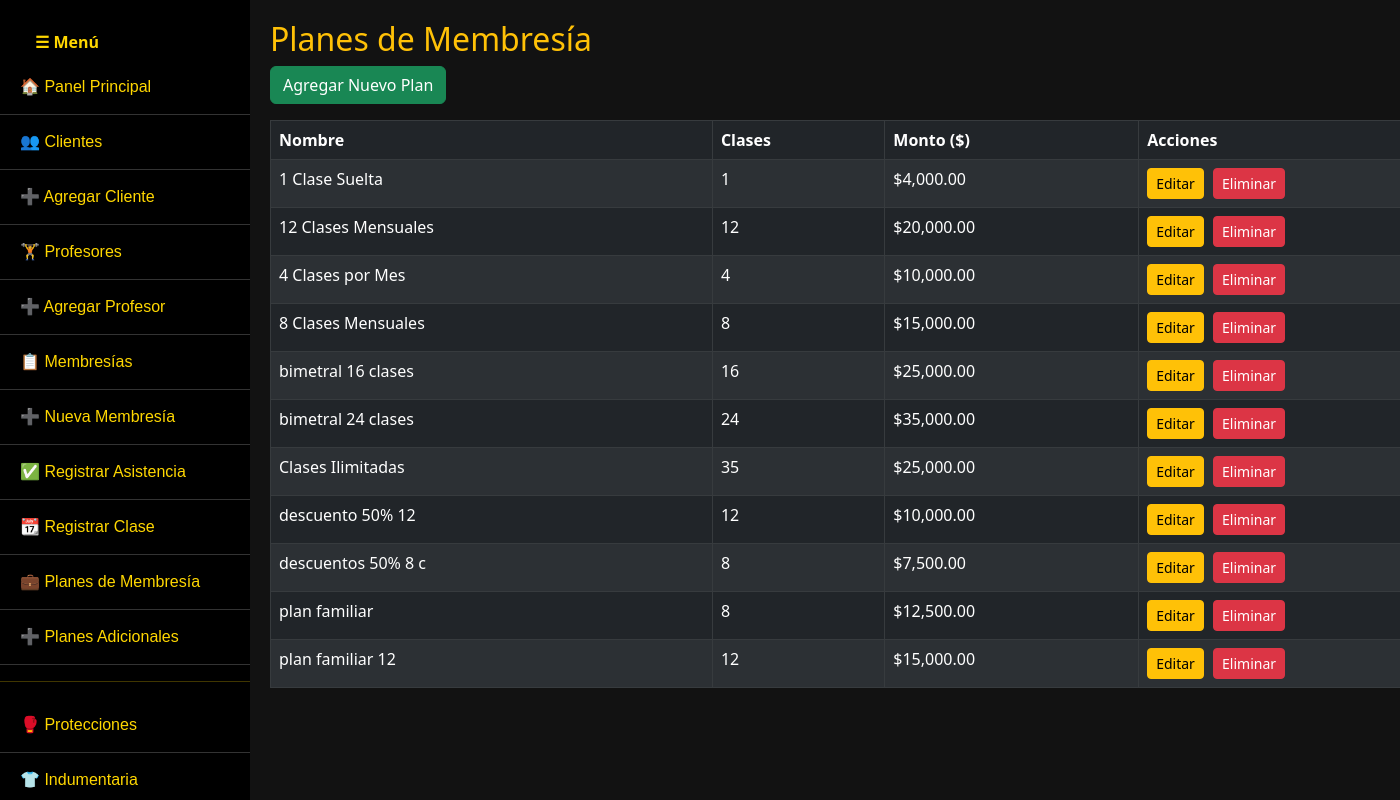
Page /planes.php on the committed database.
### tables this page shows
CREATE TABLE `tipos_membresia` (
  `id` int(11) NOT NULL,
  `nombre` varchar(100) NOT NULL,
  `cantidad_clases` int(11) DEFAULT NULL,
  `duracion_dias` int(11) DEFAULT 30,
  `precio` decimal(10,2) NOT NULL,
  `monto` decimal(10,2) NOT NULL DEFAULT 0.00,
  `clases` int(11) NOT NULL DEFAULT 0
);

### planes.php (the view, shortened to what this page needs)
<?php
include 'conexion.php';
include 'menu.php';
$planes = $conexion->query("SELECT * FROM tipos_membresia ORDER BY nombre");
?>
<!DOCTYPE html>
<html lang="es">
<head>
  <link href="https://cdn.jsdelivr.net/npm/bootstrap@5.3.0/dist/css/bootstrap.min.css" rel="stylesheet">
</head>
<body>
  <div class="container">
    <h2>Planes de Membresía</h2>
    <a href="agregar_plan.php" class="btn btn-success mb-3">Agregar Nuevo Plan</a>
    <table class="table table-dark table-striped table-bordered">
      <thead>
        <tr>
          <th>Nombre</th>
          <th>Clases</th>
          <th>Monto ($)</th>
          <th>Acciones</th>
        </tr>
      </thead>
      <tbody>
        <?php while($row = $planes->fetch_assoc()): ?>
          <tr>
            <td><?= htmlspecialchars($row['nombre']) ?></td>
            <td><?= htmlspecialchars($row['clases']) ?></td>
            <td>$<?= number_format($row['monto'], 2) ?></td>
            <td>
              <a href="editar_plan.php?id=<?= $row['id'] ?>" class="btn btn-warning btn-sm">Editar</a>
              <a href="planes.php?eliminar=<?= $row['id'] ?>" class="btn btn-danger btn-sm" onclick="return confirm('¿Eliminar este plan?')">Eliminar</a>
            </td>
          </tr>
        <?php endwhile; ?>
      </tbody>
    </table>
  </div>
</body>
</html>

### menu.php (style rules this page uses)
body { margin: 0; padding: 0; }

### planes.php (style rules this page uses)
body { background-color: #121212; color: #f1f1f1; }
.container { margin-left: 250px; padding: 20px; }
h2 { color: #ffc107; }
table { background: #1e1e1e; color: #fff; }
.btn { margin-right: 5px; }
.btn-warning { color: #000; }

### rows in the picture
tipos_membresia: nombre "1 Clase Suelta", clases "1", monto "4,000.00"
tipos_membresia: nombre "12 Clases Mensuales", clases "12", monto "20,000.00"
tipos_membresia: nombre "4 Clases por Mes", clases "4", monto "10,000.00"
tipos_membresia: nombre "8 Clases Mensuales", clases "8", monto "15,000.00"
tipos_membresia: nombre "bimetral 16 clases", clases "16", monto "25,000.00"
tipos_membresia: nombre "bimetral 24 clases", clases "24", monto "35,000.00"
tipos_membresia: nombre "Clases Ilimitadas", clases "35", monto "25,000.00"
tipos_membresia: nombre "descuento 50% 12", clases "12", monto "10,000.00"
tipos_membresia: nombre "descuentos 50% 8 c", clases "8", monto "7,500.00"
tipos_membresia: nombre "plan familiar", clases "8", monto "12,500.00"
tipos_membresia: nombre "plan familiar 12", clases "12", monto "15,000.00"
